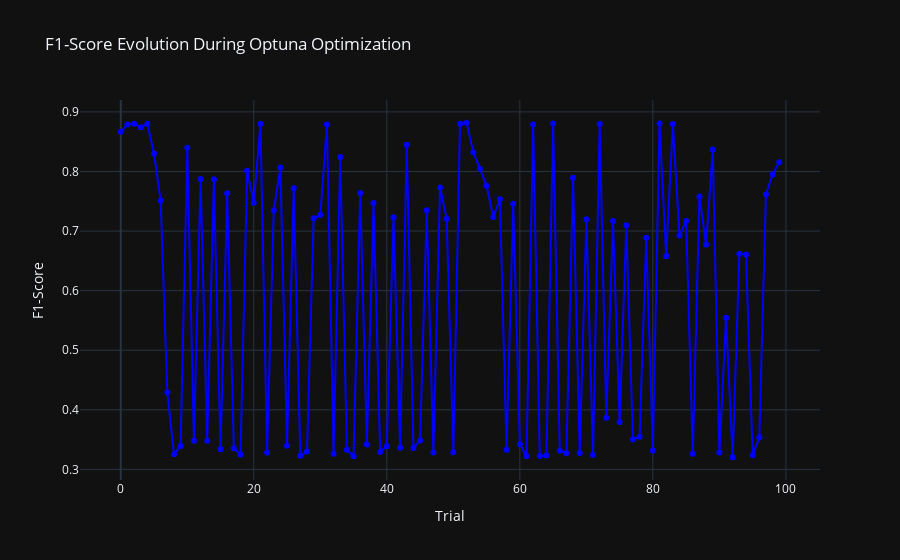

The notebook cell this image was saved under:
### Code cell
# Extract F1-scores from each trial in the study
f1_scores = [study_lgbm_unbalanced.trials[i].value for i in range(len(study_lgbm_unbalanced.trials))]  # Get the F1-score for each trial

# Create a plotly figure
fig = go.Figure()

# Add a line plot to the figure with the F1-scores
fig.add_trace(go.Scatter(
    x=list(range(len(study_lgbm_unbalanced.trials))),  # X-axis: Trial number
    y=f1_scores,  # Y-axis: F1-score values
    mode='markers+lines',  # Display both markers and lines
    name='F1-score',  # Label for the line
    line=dict(color='blue'),  # Line color
    marker=dict(color='blue', size=6)  # Marker style
))

# Update layout for the plot
fig.update_layout(
    title="F1-Score Evolution During Optuna Optimization",  # Title of the plot
    xaxis_title="Trial",  # Label for X-axis
    yaxis_title="F1-Score",  # Label for Y-axis
    template="plotly_dark",  # Use dark template for better visibility
    showlegend=False  # Hide legend
)

# Show the plot
fig.show()

### Figure 1 — Plotly figure (JSON) as saved in the notebook; plotly's stock layout.template omitted (floating-point values rounded to 4 significant figures)
{"data": [{"line": {"color": "blue"}, "marker": {"color": "blue", "size": 6}, "mode": "markers+lines", "name": "F1-score", "type": "scatter", "x": [0, 1, 2, 3, 4, 5, 6, 7, 8, 9, 10, 11, 12, 13, 14, 15, 16, 17, 18, 19, 20, 21, 22, 23, 24, 25, 26, 27, 28, 29, 30, 31, 32, 33, 34, 35, 36, 37, 38, 39, 40, 41, 42, 43, 44, 45, 46, 47, 48, 49, 50, 51, 52, 53, 54, 55, 56, 57, 58, 59, 60, 61, 62, 63, 64, 65, 66, 67, 68, 69, 70, 71, 72, 73, 74, 75, 76, 77, 78, 79, 80, 81, 82, 83, 84, 85, 86, 87, 88, 89, 90, 91, 92, 93, 94, 95, 96, 97, 98, 99], "y": [0.8665, 0.879, 0.8803, 0.8742, 0.8801, 0.8298, 0.7508, 0.429, 0.3256, 0.3392, 0.84, 0.348, 0.7874, 0.3483, 0.787, 0.3338, 0.7636, 0.3357, 0.3244, 0.8011, 0.7474, 0.8799, 0.3284, 0.7344, 0.8067, 0.3397, 0.7718, 0.3227, 0.3301, 0.7217, 0.7268, 0.8789, 0.3262, 0.8242, 0.333, 0.3222, 0.7637, 0.3419, 0.7469, 0.3294, 0.339, 0.7233, 0.3364, 0.845, 0.3361, 0.3486, 0.7349, 0.3284, 0.7729, 0.7208, 0.3287, 0.8803, 0.8818, 0.8324, 0.8045, 0.7759, 0.7236, 0.7532, 0.3331, 0.7459, 0.3424, 0.3222, 0.8787, 0.3226, 0.3232, 0.8803, 0.3313, 0.327, 0.7896, 0.3274, 0.7196, 0.324, 0.8797, 0.3867, 0.717, 0.3795, 0.7098, 0.35, 0.3547, 0.689, 0.3318, 0.8806, 0.6576, 0.8796, 0.6926, 0.7167, 0.3262, 0.7582, 0.6772, 0.837, 0.3281, 0.5543, 0.3204, 0.6618, 0.6606, 0.3239, 0.3535, 0.7615, 0.7951, 0.8155]}], "layout": {"showlegend": false, "title": {"text": "F1-Score Evolution During Optuna Optimization"}, "xaxis": {"title": {"text": "Trial"}}, "yaxis": {"title": {"text": "F1-Score"}}}}
